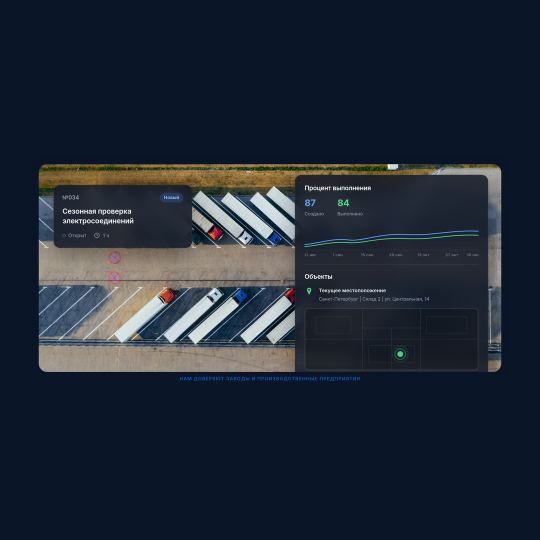
#> input picture landing/assets/ad-direct-1080x1080.png, 1080 x 1080 px, given in place of logo-fixaverse.png, which was not available (shown at 1/2 size); the run also reads 2 pictures not shown here
$ python build-ad-proposals.py
#> lines starting #> are read from the running program, lines starting #| are printed output that depends on the picture; pictures that were not available may be replaced by others from this repository, and a replacement may not be noted
#!/usr/bin/env python3
"""Generate Fixaverse Direct ad image proposals (light backgrounds, site palette)."""
from __future__ import annotations

from pathlib import Path

from PIL import Image, ImageDraw, ImageFilter, ImageFont, ImageOps

ROOT = Path(__file__).resolve().parent.parent
ASSETS = ROOT / "landing" / "assets"
OUT = ASSETS / "ad-proposals"

WHITE = (255, 255, 255)
TEXT = (13, 27, 58)       # #0d1b3a
BLUE = (26, 111, 255)     # #1a6fff
BLUE_SOFT = (238, 243, 255)  # #eef3ff
GREEN = (69, 212, 131)

FONT_BOLD = "/usr/share/fonts/truetype/dejavu/DejaVuSans-Bold.ttf"
FONT_REG = "/usr/share/fonts/truetype/dejavu/DejaVuSans.ttf"


def font(size: int, bold: bool = False) -> ImageFont.FreeTypeFont:
    return ImageFont.truetype(FONT_BOLD if bold else FONT_REG, size)


def gradient(w: int, h: int, top: tuple, bottom: tuple) -> Image.Image:
    img = Image.new("RGB", (w, h))
    px = img.load()
    for y in range(h):
        t = y / max(h - 1, 1)
        row = tuple(int(top[i] * (1 - t) + bottom[i] * t) for i in range(3))
        for x in range(w):
            px[x, y] = row
    return img


def rounded_mask(size: tuple[int, int], radius: int) -> Image.Image:
    mask = Image.new("L", size, 0)
    ImageDraw.Draw(mask).rounded_rectangle((0, 0, size[0], size[1]), radius=radius, fill=255)
    return mask


def paste_rounded(base: Image.Image, im: Image.Image, xy: tuple[int, int], radius: int = 24) -> None:
    im = im.convert("RGBA")
    mask = rounded_mask(im.size, radius)
    base.paste(im, xy, mask)


def fit_cover(src: Image.Image, tw: int, th: int) -> Image.Image:
    src = src.convert("RGB")
    r = max(tw / src.width, th / src.height)
    nw, nh = int(src.width * r), int(src.height * r)
    im = src.resize((nw, nh), Image.Resampling.LANCZOS)
    left, top = (nw - tw) // 2, (nh - th) // 2
    return im.crop((left, top, left + tw, top + th))


def add_shadow(card: Image.Image, blur: int = 18, offset: int = 8) -> Image.Image:
    w, h = card.size
    shadow = Image.new("RGBA", (w + offset * 2, h + offset * 2), (0, 0, 0, 0))
    alpha = Image.new("L", card.size, 40)
    sh = Image.new("RGBA", card.size, (13, 27, 58, 255))
    sh.putalpha(alpha)
    shadow.paste(sh, (offset, offset), sh)
    shadow = shadow.filter(ImageFilter.GaussianBlur(blur))
    out = Image.new("RGBA", shadow.size, (0, 0, 0, 0))
    out.paste(shadow, (0, 0), shadow)
    out.paste(card, (0, 0), card if card.mode == "RGBA" else None)
    return out


def draw_logo(draw: ImageDraw.ImageDraw, xy: tuple[int, int], max_w: int = 280) -> None:
    logo = Image.open(ASSETS / "logo-fixaverse.png").convert("RGBA")
    r = max_w / logo.width
    logo = logo.resize((max_w, int(logo.height * r)), Image.Resampling.LANCZOS)
    # logo pasted separately in callers


def paste_logo(canvas: Image.Image, xy: tuple[int, int], max_w: int = 280) -> None:
    logo = Image.open(ASSETS / "logo-fixaverse.png").convert("RGBA")
    r = max_w / logo.width
    logo = logo.resize((max_w, int(logo.height * r)), Image.Resampling.LANCZOS)
    canvas.paste(logo, xy, logo)


def wrap_text(draw: ImageDraw.ImageDraw, text: str, fnt: ImageFont.FreeTypeFont, max_w: int) -> list[str]:
    words = text.split()
    lines, cur = [], ""
    for w in words:
        test = f"{cur} {w}".strip()
        if draw.textlength(test, font=fnt) <= max_w:
            cur = test
        else:
            if cur:
                lines.append(cur)
            cur = w
    if cur:
        lines.append(cur)
    return lines


def save_square(name: str, canvas: Image.Image) -> Path:
    OUT.mkdir(parents=True, exist_ok=True)
    path = OUT / f"{name}-1080x1080.png"
    canvas.convert("RGB").save(path, "PNG", optimize=True)
    # wide crop from center
    wide = fit_cover(canvas, 1080, 607)
    wide_path = OUT / f"{name}-1080x607.png"
    wide.save(wide_path, "PNG", optimize=True)
    print(path)
    print(wide_path)
    return path


def proposal_a_site_light() -> None:
    """White canvas + hero UI card (как на лендинге), без чёрного фона."""
    w = h = 1080
    canvas = Image.new("RGB", (w, h), WHITE)
    draw = ImageDraw.Draw(canvas)

    paste_logo(canvas, (56, 48), 300)

    capture = Image.open(ASSETS / ".hero-capture.png").convert("RGB")
    card_w, card_h = 920, 620
    card = fit_cover(capture, card_w, card_h)
    card_rgba = Image.new("RGBA", (card_w, card_h))
    card_rgba.paste(card)
    card_rgba = add_shadow(card_rgba)
    ox = (w - card_rgba.width) // 2
    canvas.paste(card_rgba, (ox, 200), card_rgba)

    draw.text((56, 880), "СИСТЕМА ТОИР НА ОСНОВЕ ИИ", font=font(22, True), fill=BLUE)
    draw.text((56, 920), "Заказ-наряды · Copilot в цеху · On-premise", font=font(20), fill=TEXT)

    save_square("proposal-a-site-light", canvas)


def proposal_b_blue_gradient() -> None:
    """Мягкий градиент сайта + фото цеха на всю ширину."""
    w = h = 1080
    canvas = gradient(w, h, BLUE_SOFT, WHITE)
    draw = ImageDraw.Draw(canvas)

    hero = fit_cover(Image.open(ASSETS / "hero-bg.jpg"), w, 560)
    paste_rounded(canvas, hero, (40, 120), 28)

    paste_logo(canvas, (56, 40), 260)
    draw.rounded_rectangle((40, 720, w - 40, 1020), radius=24, fill=WHITE)
    draw.text((72, 752), "Первая система ТОиР", font=font(42, True), fill=TEXT)
    draw.text((72, 808), "на основе ИИ", font=font(42, True), fill=BLUE)
    draw.text((72, 880), "Учёт ремонтов и обслуживание оборудования", font=font(24), fill=(75, 85, 99))
    draw.rounded_rectangle((72, 940, 340, 990), radius=999, fill=BLUE)
    draw.text((108, 952), "Запросить демо", font=font(22, True), fill=WHITE)

    save_square("proposal-b-blue-gradient", canvas)


def proposal_c_copilot_field() -> None:
    """Техник у станка — светлый фон, акцент на «copilot в поле»."""
    w = h = 1080
    canvas = gradient(w, h, WHITE, BLUE_SOFT)
    draw = ImageDraw.Draw(canvas)

    paste_logo(canvas, (56, 48), 280)

    photo = fit_cover(Image.open(ASSETS / "hero-cmms.webp"), 720, 720)
    paste_rounded(canvas, photo, (w - 760, 160), 32)

    draw.rounded_rectangle((56, 200, 520, 620), radius=28, fill=WHITE)
    draw.text((88, 240), "Copilot", font=font(28, True), fill=BLUE)
    draw.text((88, 280), "для техников", font=font(28, True), fill=TEXT)
    lines = wrap_text(
        draw,
        "Диагностика у станка: симптом → причина → решение. Фото и отчёт в одном контуре.",
        font(22),
        400,
    )
    y = 340
    for line in lines:
        draw.text((88, y), line, font=font(22), fill=(75, 85, 99))
        y += 34

    for i, bullet in enumerate(["Заказ-наряды", "Память машины", "On-premise"]):
        by = 500 + i * 44
        draw.ellipse((88, by + 8, 104, by + 24), fill=GREEN)
        draw.text((120, by), bullet, font=font(22, True), fill=TEXT)

    draw.text((56, 980), "Автоматизация ТОиР на предприятии", font=font(20), fill=BLUE)

    save_square("proposal-c-copilot-field", canvas)


def proposal_d_minimal_card() -> None:
    """Минимализм: белый фон, одна карточка продукта, крупный заголовок."""
    w = h = 1080
    canvas = Image.new("RGB", (w, h), WHITE)
    draw = ImageDraw.Draw(canvas)

    draw.rounded_rectangle((0, 0, w, 200), radius=0, fill=BLUE_SOFT)
    paste_logo(canvas, (56, 56), 320)

    capture = fit_cover(Image.open(ASSETS / ".hero-capture.png"), 880, 500)
    card = Image.new("RGBA", (880, 500))
    card.paste(capture)
    card = add_shadow(card.convert("RGBA"))
    canvas.paste(card, (100, 240), card)

    draw.text((100, 780), "Программа учёта ремонтов", font=font(48, True), fill=TEXT)
    draw.text((100, 848), "и автоматизация ТОиР", font=font(48, True), fill=BLUE)
    draw.text((100, 930), "Для заводов и сетей объектов", font=font(24), fill=(75, 85, 99))

    save_square("proposal-d-minimal-card", canvas)


def proposal_e_split_industrial() -> None:
    """Сплит: слева текст на белом, справа промышленное фото."""
    w = h = 1080
    canvas = Image.new("RGB", (w, h), WHITE)
    draw = ImageDraw.Draw(canvas)

    draw.rectangle((0, 0, 520, h), fill=BLUE_SOFT)
    paste_logo(canvas, (48, 56), 260)

    lines_title = ["Система", "ТОиР", "на основе", "ИИ"]
    y = 220
    for i, line in enumerate(lines_title):
        draw.text((48, y), line, font=font(52 if i < 2 else 44, True), fill=BLUE if i == 1 else TEXT)
        y += 58 if i < 2 else 50

    draw.text((48, 500), "Управление обслуживанием", font=font(22), fill=TEXT)
    draw.text((48, 536), "и ремонтом оборудования", font=font(22), fill=TEXT)

    draw.rounded_rectangle((48, 600, 280, 650), radius=999, fill=BLUE)
    draw.text((78, 612), "fixaverse.ru", font=font(20, True), fill=WHITE)

    photo = fit_cover(Image.open(ASSETS / "hero-photo.png"), 560, h)
    canvas.paste(photo, (520, 0))

    overlay = Image.new("RGBA", (120, h), (238, 243, 255, 180))
    canvas.paste(overlay, (500, 0), overlay)

    save_square("proposal-e-split-industrial", canvas)


def main() -> None:
    for fn in (
        proposal_a_site_light,
        proposal_b_blue_gradient,
        proposal_c_copilot_field,
        proposal_d_minimal_card,
        proposal_e_split_industrial,
    ):
        fn()
#> this loop made 5 passes
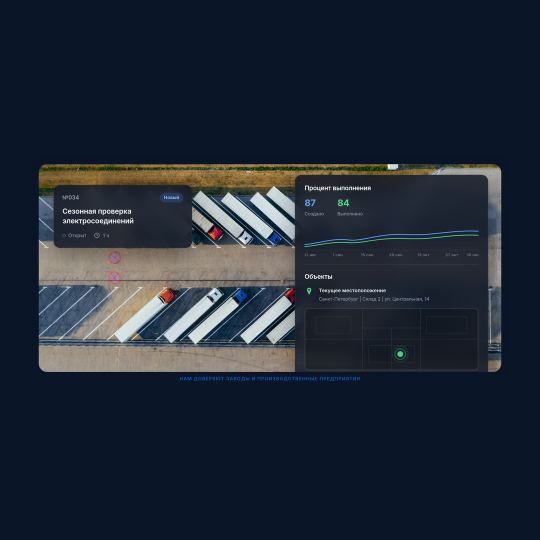
#> input picture landing/assets/ad-direct-1080x1080.png, 1080 x 1080 px, given in place of logo-fixaverse.png, which was not available (shown at 1/2 size)
#> pass 1, in paste_logo, `logo = logo.resize((max_w, int(logo.height * r)), Image.Resampling.LAN..`:
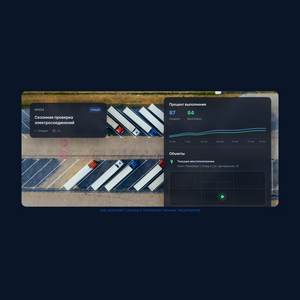
#> logo: PIL image 300x300 RGBA; mean R, G, B, A 32.7, 41.5, 54.2, 255
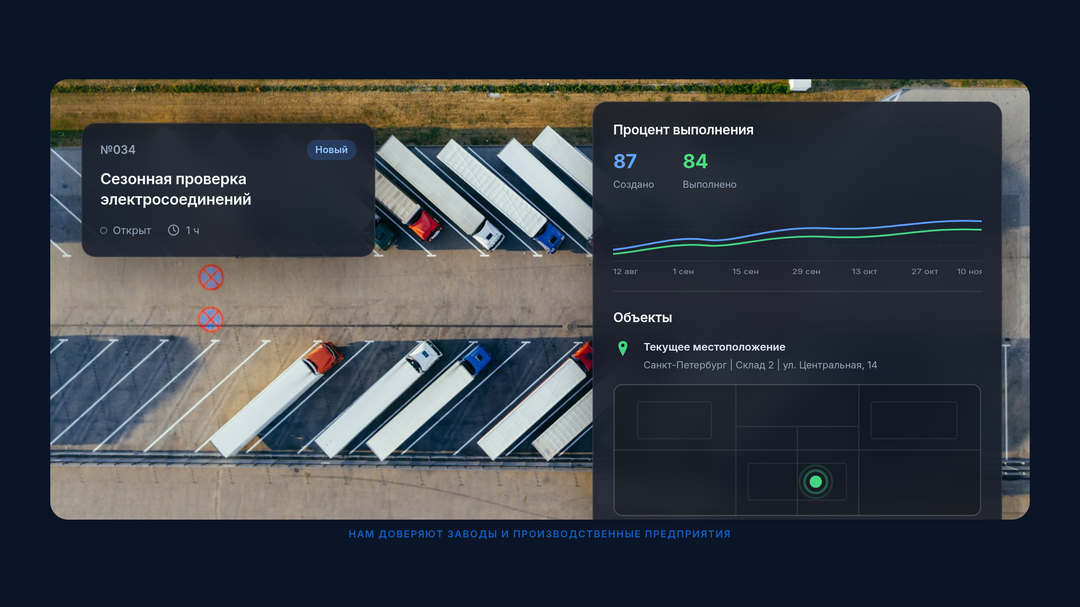
#> input picture landing/assets/ad-direct-1080x607.png, 1080 x 607 px, given in place of .hero-capture.png, which was not available
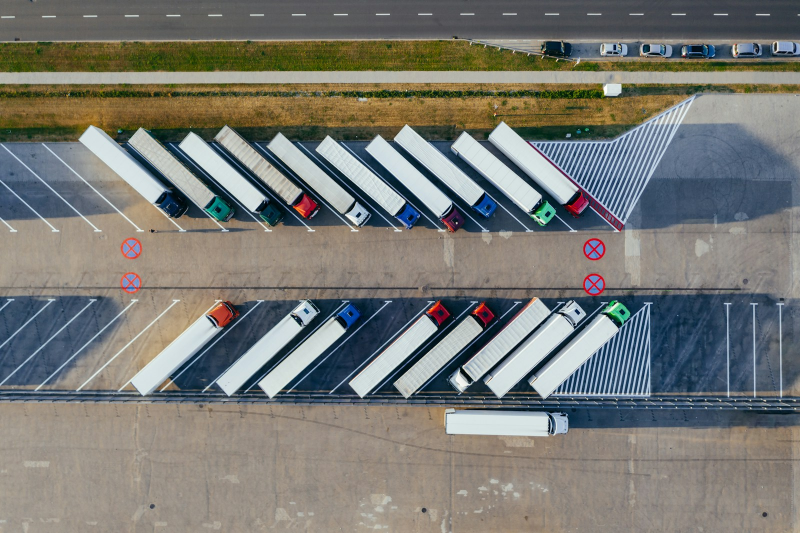
#> input picture landing/assets/hero-bg.jpg, 1600 x 1066 px (shown at 1/2 size)
    print(f"\nDone → {OUT}")


if __name__ == "__main__":
    main()
